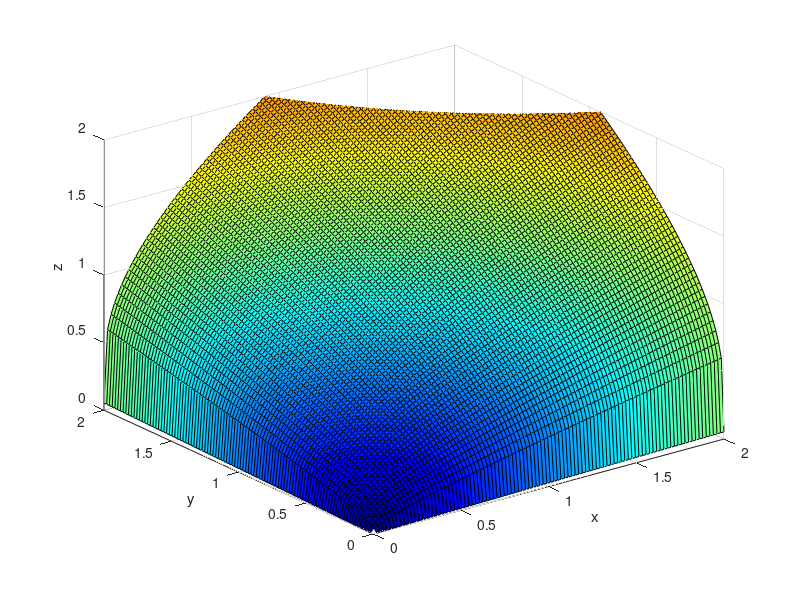

Write the MATLAB code that produced this figure.
function [] = plot_geometric_cone()
xlin = linspace(0, 2);
ylin = linspace(0, 2);
[X, Y] = meshgrid(xlin, ylin);

Z = arrayfun(@boundary, X, Y);

C = X + Y;
surf(X, Y, Z, C);
colormap jet

xlabel('x');
ylabel('y');
zlabel('z');
axis([0, 2, 0, 2, 0, 2])
end

function z = boundary(x, y)
% use newton method to find the value of z
max_iter = 50;

f = @(z) exp(- x / z) + exp(- y / z) - 1;
df = @(z) exp(- x / z) * x / z ^ 2 + exp(- y / z) * y / z ^ 2;

% let the initial value be the solution of f(z) = 0 when x = y
z = - (x + y) / (2 * log(1 / 2));
for i = 1:max_iter
    z = z - f(z) / df(z);
end
end
